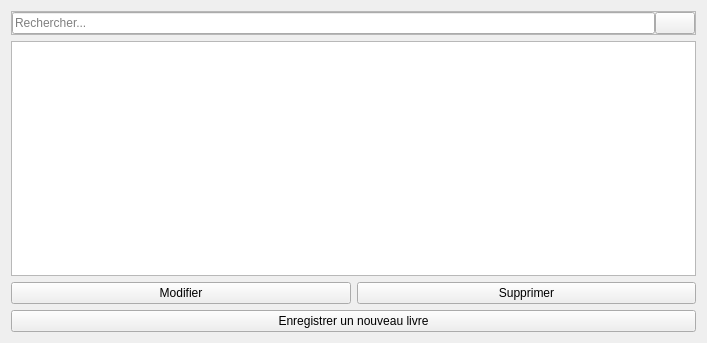
<?xml version="1.0" encoding="UTF-8"?>
<ui version="4.0">
 <class>LibraryWindow</class>
 <widget class="QWidget" name="LibraryWindow">
  <property name="geometry">
   <rect>
    <x>0</x>
    <y>0</y>
    <width>707</width>
    <height>343</height>
   </rect>
  </property>
  <property name="windowTitle">
   <string>Form</string>
  </property>
  <layout class="QVBoxLayout" name="verticalLayout">
   <item>
    <widget class="QFrame" name="search_frame">
     <property name="frameShape">
      <enum>QFrame::StyledPanel</enum>
     </property>
     <property name="frameShadow">
      <enum>QFrame::Raised</enum>
     </property>
     <layout class="QHBoxLayout" name="horizontalLayout_2" stretch="0,0">
      <property name="spacing">
       <number>0</number>
      </property>
      <property name="leftMargin">
       <number>0</number>
      </property>
      <property name="topMargin">
       <number>0</number>
      </property>
      <property name="rightMargin">
       <number>0</number>
      </property>
      <property name="bottomMargin">
       <number>0</number>
      </property>
      <item>
       <widget class="QLineEdit" name="search_book_line_edit">
        <property name="placeholderText">
         <string>Rechercher...</string>
        </property>
       </widget>
      </item>
      <item>
       <widget class="QPushButton" name="clear_button">
        <property name="text">
         <string/>
        </property>
        <property name="icon">
         <iconset resource="../res/res.qrc">
          <normaloff>:/images/images/icon_clear.png</normaloff>:/images/images/icon_clear.png</iconset>
        </property>
        <property name="iconSize">
         <size>
          <width>20</width>
          <height>20</height>
         </size>
        </property>
       </widget>
      </item>
     </layout>
    </widget>
   </item>
   <item>
    <widget class="QListWidget" name="list_books_list_widget"/>
   </item>
   <item>
    <layout class="QHBoxLayout" name="horizontalLayout">
     <item>
      <widget class="QPushButton" name="update_book_button">
       <property name="text">
        <string>Modifier</string>
       </property>
      </widget>
     </item>
     <item>
      <widget class="QPushButton" name="delete_book_button">
       <property name="text">
        <string>Supprimer</string>
       </property>
      </widget>
     </item>
    </layout>
   </item>
   <item>
    <widget class="QPushButton" name="register_a_new_book_button">
     <property name="text">
      <string>Enregistrer un nouveau livre</string>
     </property>
    </widget>
   </item>
  </layout>
 </widget>
 <resources>
  <include location="../../BiblioNotion/res/res.qrc"/>
  <include location="../res/res.qrc"/>
 </resources>
 <connections/>
</ui>
